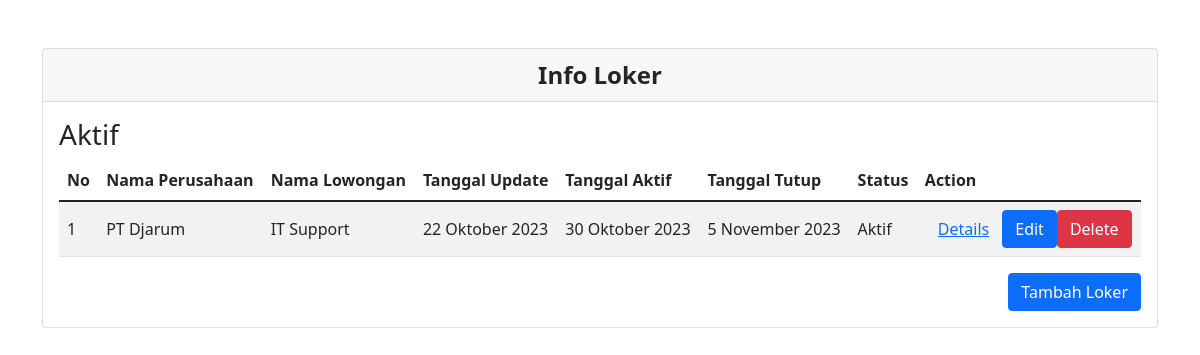
Screenshot of /index_loker.php with the database file from the repository.
### tables this page shows
CREATE TABLE `loker` (
  `idloker` varchar(20) NOT NULL,
  `idperusahaan` varchar(20) NOT NULL,
  `nama` varchar(50) NOT NULL,
  `tipe` varchar(20) NOT NULL,
  `usia_min` int(11) NOT NULL,
  `usia_max` int(11) NOT NULL,
  `gaji_min` int(20) NOT NULL,
  `gaji_max` int(25) NOT NULL,
  `nama_cp` varchar(30) NOT NULL,
  `email_cp` varchar(50) NOT NULL,
  `no_telp_cp` int(15) NOT NULL,
  `tgl_update` varchar(30) NOT NULL,
  `tgl_aktif` varchar(30) NOT NULL,
  `tgl_tutup` varchar(30) NOT NULL,
  `status` varchar(30) NOT NULL
);

CREATE TABLE `perusahaan` (
  `idperusahaan` varchar(20) NOT NULL,
  `nama` varchar(50) NOT NULL
);

### index_loker.php (the view, shortened to what this page needs)
<?php
require_once('db_login.php');
$sql = "SELECT l.idloker, p.nama AS nama_perusahaan, l.nama, l.tgl_update, l.tgl_aktif, l.tgl_tutup, l.status
        FROM loker l
        INNER JOIN perusahaan p ON l.idperusahaan = p.idperusahaan
        ORDER BY l.status";
$result = $db->query($sql);
$loker_by_status = array();
while ($row = $result->fetch_assoc()) {
    $status = $row['status'];
    if (!isset($loker_by_status[$status])) {
        $loker_by_status[$status] = array();
    }
    $loker_by_status[$status][] = $row;
}
?>
<div class="card mt-5">
    <div class="card-header text-center" style="font-size: 24px; font-weight: bold;">Info Loker</div>
    <div class="card-body">
        <?php
        foreach ($loker_by_status as $status => $loker_group) {
            echo '<h3>' . $status . '</h3>';
        ?>
            <table class="table table-striped align-middle">
                <thead>
                    <tr>
                        <th>No</th>
                        <th>Nama Perusahaan</th>
                        <th>Nama Lowongan</th>
                        <th>Tanggal Update</th>
                        <th>Tanggal Aktif</th>
                        <th>Tanggal Tutup</th>
                        <th>Status</th>
                        <th>Action</th>
                    </tr>
                </thead>
                <tbody>
                    <?php
                    $row_number = 1;
                    foreach ($loker_group as $row) {
                        echo '<tr>';
                        echo '<td>' . $row_number . '</td>';
                        echo '<td>' . $row['nama_perusahaan'] . '</td>';
                        echo '<td>' . $row['nama'] . '</td>';
                        echo '<td>' . $row['tgl_update'] . '</td>';
                        echo '<td>' . $row['tgl_aktif'] . '</td>';
                        echo '<td>' . $row['tgl_tutup'] . '</td>';
                        echo '<td>' . $row['status'] . '</td>';
                        echo '<td><a class="btn btn-link" href="./CRUD_loker/view_loker.php?idloker=' . $row['idloker'] . '" role="button">Details</a><a href="./CRUD_loker/edit_loker.php?idloker=' . $row['idloker'] . '" class="btn btn-primary">Edit</a><a href="./CRUD_loker/delete_loker.php?idloker=' . $row['idloker'] . '"class="btn btn-danger">Delete</a></td>';
                        echo '</tr>';
                        $row_number++;
                    }
                    ?>
                </tbody>
            </table>
        <?php
        }
        ?>
        <a href="./CRUD_loker/add_loker.php" class="btn btn-primary float-end">Tambah Loker</a>
    </div>
</div>

### rows the page displays
loker: status "Aktif", idperusahaan.nama "PT Djarum", nama "IT Support", tgl_update "22 Oktober 2023", tgl_aktif "30 Oktober 2023", tgl_tutup "5 November 2023"
